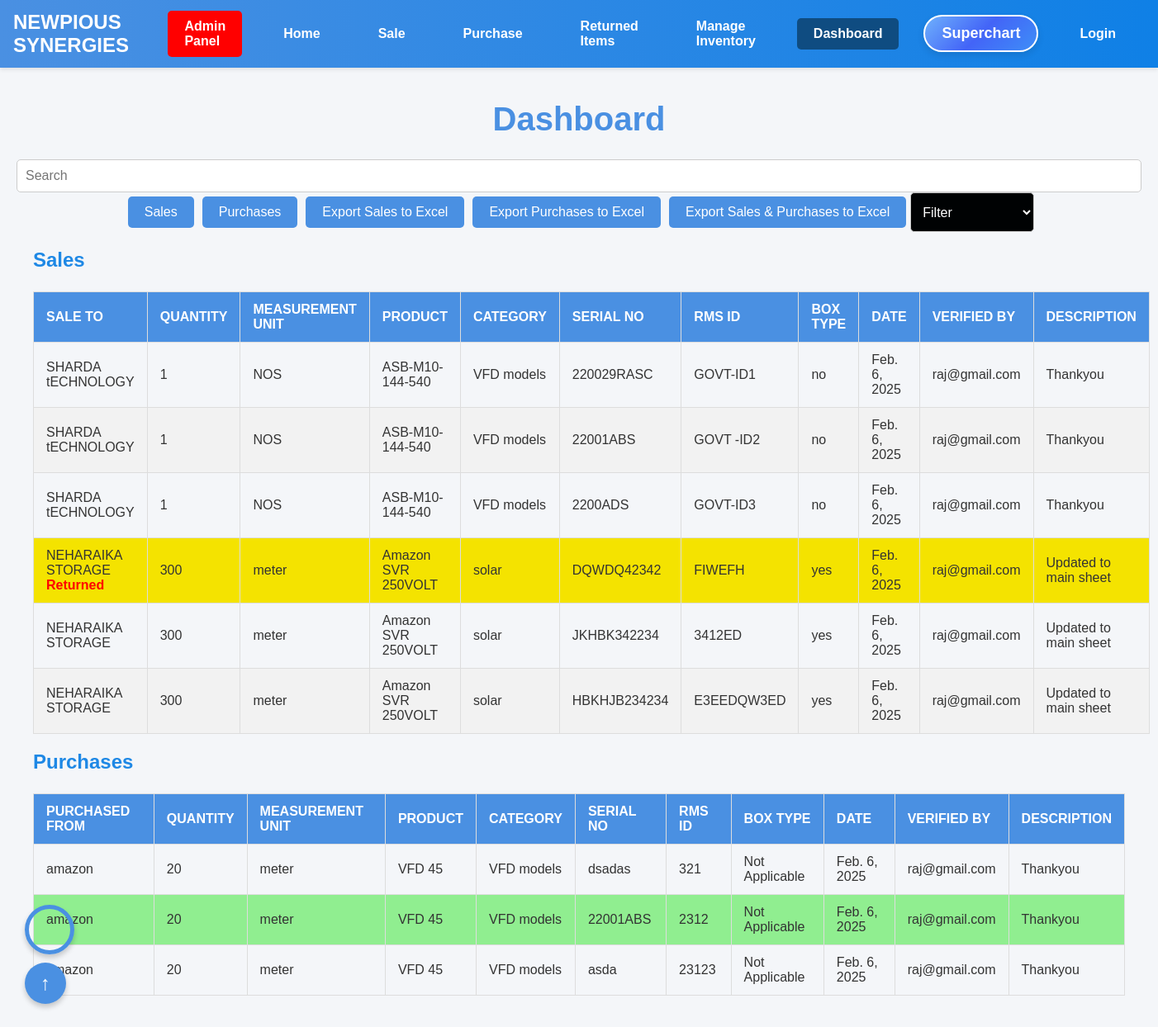
/dashboard/, run on the app's committed database.
### autheticatweb/models.py (models this page shows, shortened)
class Sale(models.Model):
    sale_to = models.CharField(max_length=255)
    quantity = models.IntegerField()
    measurement_unit = models.ForeignKey(MeasurementUnit, related_name='sales', on_delete=models.SET_NULL, null=True, blank=True)  # ForeignKey to MeasurementUnit
    product = models.ForeignKey(Product, related_name='sales', on_delete=models.CASCADE)
    category = models.CharField(max_length=100, blank=True, null=True)
    serial_no = models.CharField(max_length=255)
    box_type = models.CharField(
        max_length=50,
        choices=bbt.choices,  # Use the predefined choices
        default=bbt.YES  # Set default value to "Nos"
    )
    date = models.DateField(default=datetime.date.today)  # Default to today's date
    verified_by = models.CharField(max_length=255)
    description = models.CharField(max_length=255, default='Thankyou')
    rms_id = models.CharField(max_length=255, blank=True, null=True, default=None)

class MeasurementUnit(models.Model):
    name = models.CharField(max_length=50, unique=True)  # The name of the measurement unit, e.g., 'Nos', 'Meter', 'Kg', etc.
    def __str__(self):
        return self.name

class Product(models.Model):
    name = models.CharField(max_length=255)
    category = models.ForeignKey(Category, related_name='products', on_delete=models.CASCADE)

class Purchase(models.Model):
    purchased_from = models.CharField(max_length=255)
    quantity = models.IntegerField()
    measurement_unit = models.ForeignKey(MeasurementUnit, related_name='purchases', on_delete=models.SET_NULL, null=True, blank=True)  # ForeignKey to MeasurementUnit
    product = models.ForeignKey(Product, related_name='purchases', on_delete=models.CASCADE)
    category = models.CharField(max_length=100, blank=True, null=True)
    serial_no = models.CharField(max_length=255)
    box_type = models.CharField(
        max_length=50,
        choices=bbt.choices,  # Use the predefined choices
        default=bbt.YES  # Set default value to "Nos"
    )
    date = models.DateField(default=datetime.date.today)  # Default to today's date
    verified_by = models.CharField(max_length=255)
    description = models.CharField(max_length=255, default='Thankyou')
    rms_id = models.CharField(max_length=255, blank=True, null=True, default=None)

### autheticatweb/views.py (the view)
# urls.py: path('dashboard/', views.dashboard, name='dashboard'),
def dashboard(request):
    purchases = Purchase.objects.all()  # Renamed to `purchases` for consistency
    sales = Sale.objects.all()
    returned_items = ReturnedItem.objects.all()
    returned_serials = set(returned_items.values_list('serial_no', flat=True))  # Set of returned serial numbers
    sales_serialno = Sale.objects.values_list('serial_no', flat=True)  # Extract serial numbers only
    filter_date = request.GET.get('filter_date', 'all')
    today = date.today()
    if filter_date == 'today':
        sales = sales.filter(date=today)
        purchases = purchases.filter(date=today)
    elif filter_date == 'last3days':
        start_date = today - timedelta(days=3)
        sales = sales.filter(date__range=[start_date, today])
        purchases = purchases.filter(date__range=[start_date, today])
    elif filter_date == 'last7days':
        start_date = today - timedelta(days=7)
        sales = sales.filter(date__range=[start_date, today])
        purchases = purchases.filter(date__range=[start_date, today])
    elif filter_date == 'last15days':
        start_date = today - timedelta(days=15)
        sales = sales.filter(date__range=[start_date, today])
        purchases = purchases.filter(date__range=[start_date, today])
    elif filter_date == 'last1month':
        start_date = today - timedelta(days=30)
        sales = sales.filter(date__range=[start_date, today])
        purchases = purchases.filter(date__range=[start_date, today])
    elif filter_date == 'last3months':
        start_date = today - timedelta(days=90)
        sales = sales.filter(date__range=[start_date, today])
        purchases = purchases.filter(date__range=[start_date, today])
    elif filter_date == 'last6months':
        start_date = today - timedelta(days=180)
        sales = sales.filter(date__range=[start_date, today])
        purchases = purchases.filter(date__range=[start_date, today])
    return render(request, 'dashboard.html', {
        'sales': sales,
        'returned_serials': returned_serials,
        'purchases': purchases,  # Updated variable name
        'sales_serialno': sales_serialno
    })

### templates/dashboard.html (shortened to what this page needs)
{% extends 'base.html' %}
{% block content %}
<div class="dashboard-container">
    <h1>Dashboard</h1>
    <div class="search-bar">
        <input
        style="width: 100%; padding: 10px; border-radius: 5px; border: 1px solid #ccc; font-size: 16px; box-sizing: border-box;"
         type="text" id="searchInput" placeholder="Search " onkeyup="filterTable()">
    </div>
    <div class="nav-links">
        <button class="nav-btn" onclick="scrollToSection('sales-section')">Sales</button>
        <button class="nav-btn" onclick="scrollToSection('purchases-section')">Purchases</button>
        <button class="nav-btn" onclick="exportSalesTable()">Export Sales to Excel</button>
        <button class="nav-btn" onclick="exportPurchasesTable()">Export Purchases to Excel</button>
        <button class="nav-btn" onclick="exportBothTables()">Export Sales & Purchases to Excel</button>
        <select id="filter-date"  style="width: 150px; padding: 10px; border-radius: 5px;
        background-color:rgb(0, 2, 3);
        border: 1px solid #ccc;
        color:white;
        font-size: 16px; box-sizing: border-box;" onchange="applyDateFilter()">
            <option value="all">Filter</option>
        </select>
    </div>
    <div id="sales-section" class="section">
        <h2>Sales</h2>
        <table id="sales-table">
            <thead>
                <tr>
                    <th>Sale To</th>
                    <th>Quantity</th>
                    <th>Measurement Unit</th>
                    <th>Product</th>
                    <th>Category</th>
                    <th>Serial No</th>
                    <th>RMS ID</th>
                    <th>Box Type</th>
                    <th>Date</th>
                    <th>Verified By</th>
                    <th>Description</th>
                </tr>
            </thead>
            <tbody>
                {% for sale in sales %}
                <tr {% if sale.serial_no in returned_serials %}style="background-color: #f4e300;"{% endif %}>
                    <td>
                        {{ sale.sale_to }}
                        {% if sale.serial_no in returned_serials %}
                          <span style="color: red; font-weight: bold;"><br>Returned</span>
                        {% endif %}
                      </td>
                    <td>{{ sale.quantity }}</td>
                    <td>{{ sale.measurement_unit }}</td>
                    <td>{{ sale.product.name }}</td>
                    <td>{{ sale.category }}</td>
                    <td>{{ sale.serial_no }}</td>
                    <td>{{ sale.rms_id }}</td>
                    <td>{{ sale.box_type }}</td>
                    <td>{{ sale.date }}</td>
                    <td>{{ sale.verified_by }}</td>
                    <td>{{ sale.description }}</td>
                </tr>
                {% endfor %}
            </tbody>
        </table>
    </div>
    <div id="purchases-section" class="section">
        <h2>Purchases</h2>
        <table id="purchases-table">
            <thead>
                <tr>
                    <th>Purchased From</th>
                    <th>Quantity</th>
                    <th>Measurement Unit</th>
                    <th>Product</th>
                    <th>Category</th>
                    <th>Serial No</th>
                    <th>RMS ID</th>
                    <th>Box Type</th>
                    <th>Date</th>
                    <th>Verified By</th>
                    <th>Description</th>
                </tr>
            </thead>
            <tbody>
                {% for purchase in purchases %}
                <tr {% if purchase.serial_no in sales_serialno %}style="background-color: lightgreen;"{% endif %}>                    <td>{{ purchase.purchased_from }}</td>
                    <td>{{ purchase.quantity }}</td>
                    <td>{{ purchase.measurement_unit.name }}</td>
                    <td>{{ purchase.product.name }}</td>
                    <td>{{ purchase.category }}</td>
                    <td>{{ purchase.serial_no }}</td>
                    <td>{{ purchase.rms_id }}</td>
                    <td>Not Applicable</td>
                    <td>{{ purchase.date }}</td>
                    <td>{{ purchase.verified_by }}</td>
                    <td>{{ purchase.description }}</td>
                </tr>
                {% endfor %}
            </tbody>
        </table>
    </div>
</div>
{% endblock %}

### templates/base.html (shortened to what this page needs)
<!DOCTYPE html>
<html lang="en">
<head>
</head>
<body>
    <nav>
        <div class="logo">Newpious Synergies</div>
        <div class="menu" id="menu">
            <a style="color:white; background-color:red" href="/manage-users/">Admin Panel</a>
            <a href="/" class="{% if request.path == '/' %}active{% endif %}">Home</a>
            <a href="/sale/" class="{% if request.path == '/sale/' %}active{% endif %}">Sale</a>
            <a href="/purchase/" class="{% if request.path == '/purchase/' %}active{% endif %}">Purchase</a>
            <a href="/returned-items/" class="{% if request.path == '/returned-items/' %}active{% endif %}">Returned Items</a>
            <a href="/collections/" class="{% if request.path == '/collections/' %}active{% endif %}">Manage Inventory</a>
            <a href="/dashboard/" class="{% if request.path == '/dashboard/' %}active{% endif %}">Dashboard</a>
            <a href="/superchart/" class="superchart-link">Superchart</a>
            {% if user.is_authenticated %}
                <a style="color:white; background-color:green" href="/logout/">Logout from {{ user.email }}</a>
            {% else %}
                <a href="/login/" class="{% if request.path == '/login/' %}active{% endif %}">Login</a>
            {% endif %}
        </div>
    </nav>
    <div class="content">
        {% block content %}
        {% endblock %}
    </div>
</body>
</html>

### templates/base.html (style rules this page uses)
body { font-family: 'Roboto', Arial, sans-serif; margin: 0; padding: 0; background-color: #f4f7fc; color: #333; }
nav { background: linear-gradient(to right, #4a90e2, #0f80e6); display: flex; justify-content: space-between; align-items: center; padding: 0.8em 1em; box-shadow: 0 2px 5px rgba(0, 0, 0, 0.1); position: relative; }
nav .logo { color: white; font-size: 24px; font-weight: bold; text-transform: uppercase; }
nav a { text-decoration: none; color: white; font-weight: bold; padding: 10px 20px; border-radius: 5px; transition: background 0.3s ease, color 0.3s ease; }
nav a.active { background-color: #0f4c81; color: #fff; }
.menu { display: flex; justify-content: space-around; align-items: center; width: 100%; }
.menu a { margin: 0 15px; }
.content { padding: 20px; }
.superchart-link { color: white; background: linear-gradient(135deg, #6fb1fc, #4364f7, #3e8ef7); padding: 10px 20px; border: white 2px solid; border-radius: 30px; font-size: 18px; font-weight: bold; text-decoration: none; box-shadow: 0 4px 8px rgba(0, 0, 0, 0.1); transition: all 0.3s ease; }

### templates/dashboard.html (style rules this page uses)
body { font-family: 'Arial', sans-serif; margin: 0; padding: 0; background-color: #f4f6f9; }
h1 { font-size: 2.5rem; color: #4a90e2; text-align: center; margin-top: 20px; }
.nav-links { display: flex; justify-content: center; margin-bottom: 20px; flex-wrap: wrap; }
.nav-btn { background-color: #4a90e2; color: #fff; padding: 10px 20px; margin: 5px; font-size: 1rem; border: none; border-radius: 5px; cursor: pointer; transition: background 0.3s ease; }
.section { margin: 20px; }
h2 { color: #1e88e5; margin-bottom: 1em; }
table { width: 100%; border-collapse: collapse; margin-top: 20px; font-size: 1rem; text-align: left; }
table th, table td { padding: 12px 15px; border: 1px solid #ddd; }
table th { background-color: #4a90e2; color: #ffffff; text-transform: uppercase; }
table tr:nth-child(even) { background-color: #f2f2f2; }

### data on the page
Sale: sale_to "SHARDA tECHNOLOGY", quantity "1", measurement_unit "NOS", product.name "ASB-M10-144-540", category "VFD models", serial_no "220029RASC", rms_id "GOVT-ID1", box_type "no", date "Feb. 6, 2025", verified_by "raj@gmail.com", description "Thankyou"
Sale: sale_to "SHARDA tECHNOLOGY", quantity "1", measurement_unit "NOS", product.name "ASB-M10-144-540", category "VFD models", serial_no "22001ABS", rms_id "GOVT -ID2", box_type "no", date "Feb. 6, 2025", verified_by "raj@gmail.com", description "Thankyou"
Sale: sale_to "SHARDA tECHNOLOGY", quantity "1", measurement_unit "NOS", product.name "ASB-M10-144-540", category "VFD models", serial_no "2200ADS", rms_id "GOVT-ID3", box_type "no", date "Feb. 6, 2025", verified_by "raj@gmail.com", description "Thankyou"
Sale: sale_to "NEHARAIKA STORAGE", shows "Returned", quantity "300", measurement_unit "meter", product.name "Amazon SVR 250VOLT", category "solar", serial_no "DQWDQ42342", rms_id "FIWEFH", box_type "yes", date "Feb. 6, 2025", verified_by "raj@gmail.com", description "Updated to main sheet"
Sale: sale_to "NEHARAIKA STORAGE", quantity "300", measurement_unit "meter", product.name "Amazon SVR 250VOLT", category "solar", serial_no "JKHBK342234", rms_id "3412ED", box_type "yes", date "Feb. 6, 2025", verified_by "raj@gmail.com", description "Updated to main sheet"
Sale: sale_to "NEHARAIKA STORAGE", quantity "300", measurement_unit "meter", product.name "Amazon SVR 250VOLT", category "solar", serial_no "HBKHJB234234", rms_id "E3EEDQW3ED", box_type "yes", date "Feb. 6, 2025", verified_by "raj@gmail.com", description "Updated to main sheet"
Purchase: purchased_from "amazon", quantity "20", measurement_unit.name "meter", product.name "VFD 45", category "VFD models", serial_no "dsadas", rms_id "321", date "Feb. 6, 2025", verified_by "raj@gmail.com", description "Thankyou"
Purchase: purchased_from "amazon", quantity "20", measurement_unit.name "meter", product.name "VFD 45", category "VFD models", serial_no "22001ABS", rms_id "2312", date "Feb. 6, 2025", verified_by "raj@gmail.com", description "Thankyou"
Purchase: purchased_from "amazon", quantity "20", measurement_unit.name "meter", product.name "VFD 45", category "VFD models", serial_no "asda", rms_id "23123", date "Feb. 6, 2025", verified_by "raj@gmail.com", description "Thankyou"
